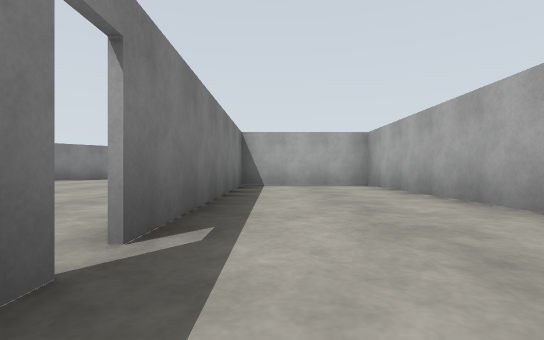
[1] (above)

23 first-person views from a walk through a world built for the Gazebo simulator. The camera is 0.72 m above the floor, looks level and sees 85° across. The floor is counted in squares, 2.5 m on a side. Each view is taken from the middle of a square. On the plan, view 1 faces up. The plan holds only what a view shows up to about 9 squares ahead; the rest is blank. The place goes on beyond the plan.

[2]
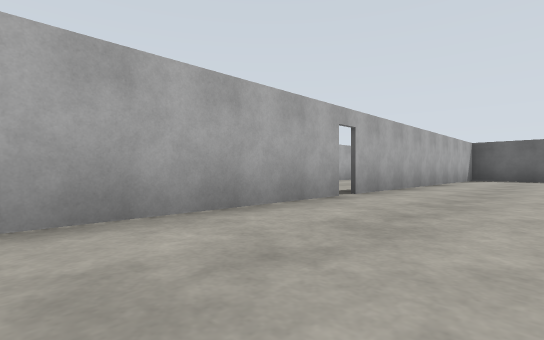

[3]
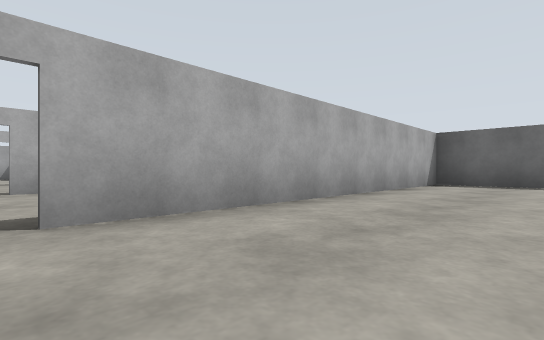

[4]
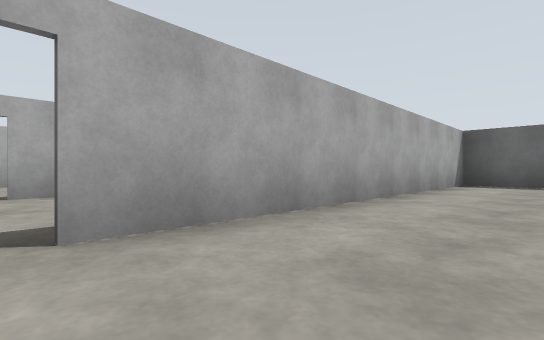

[5]
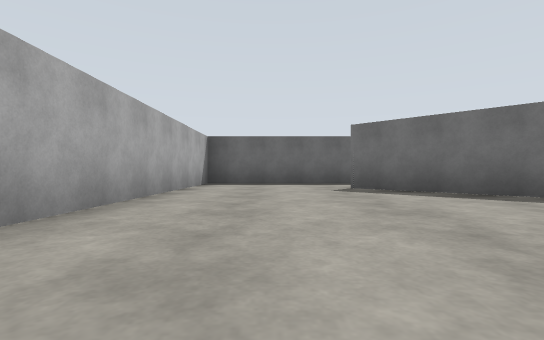

[6]
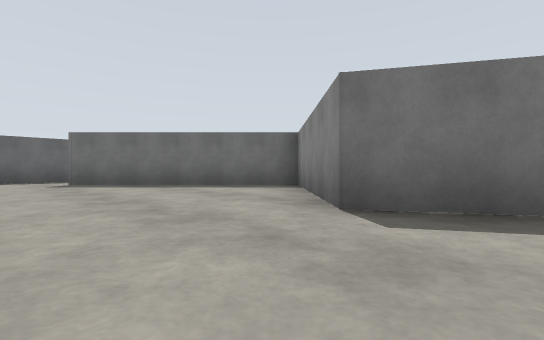

[7]
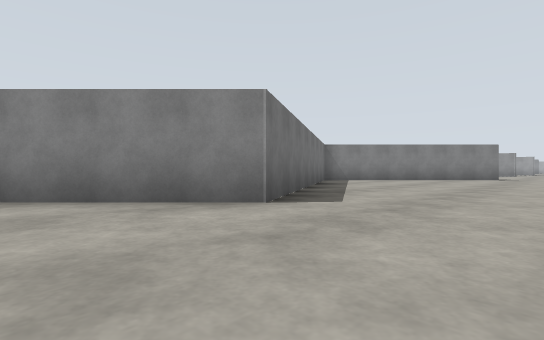

[8]
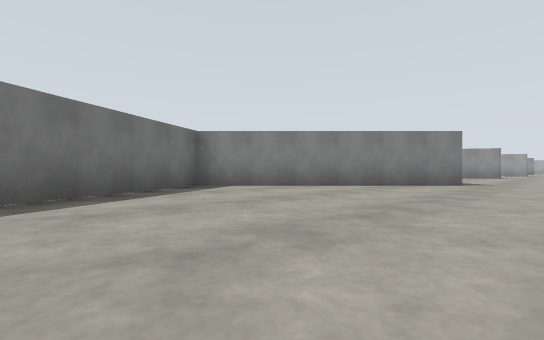

[9]
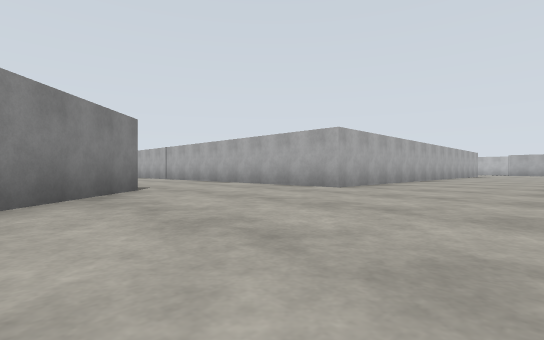

[10]
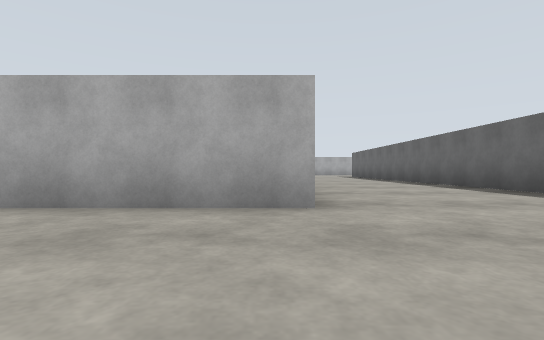

[11]
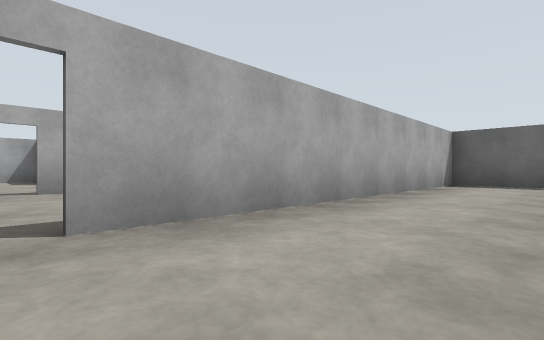

[12]
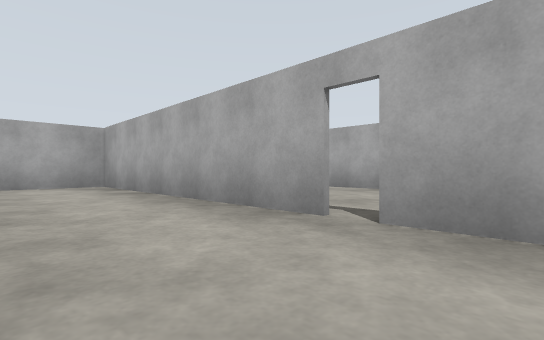

[13]
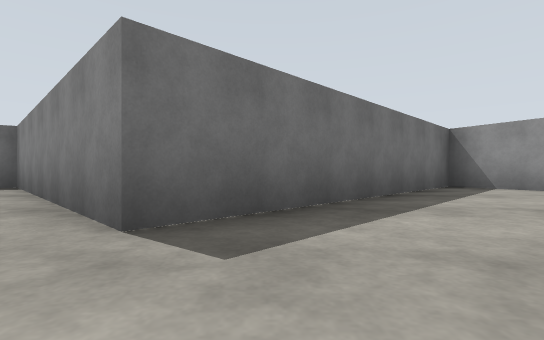

[14]
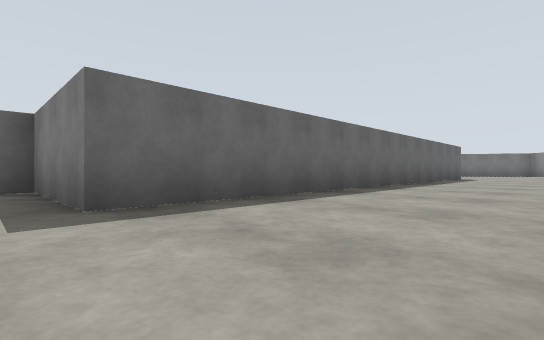

[15]
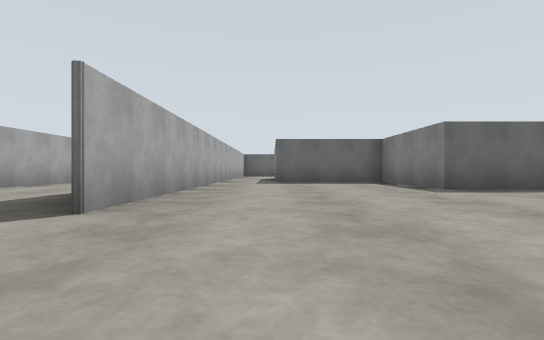

[16]
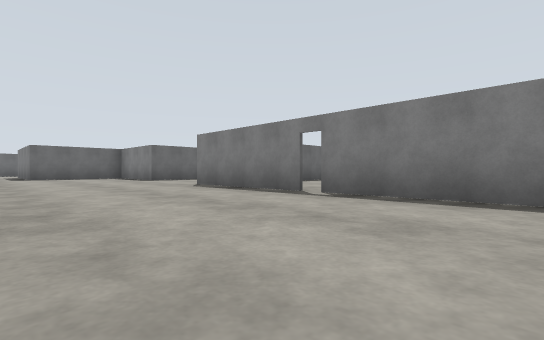

[17]
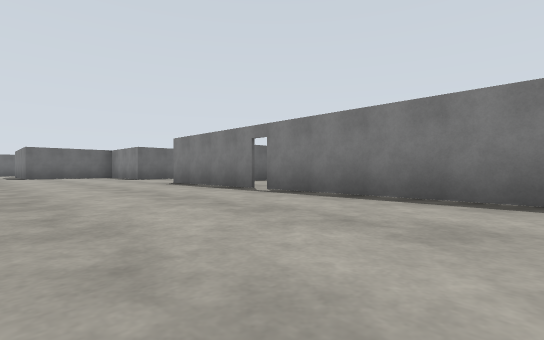

[18]
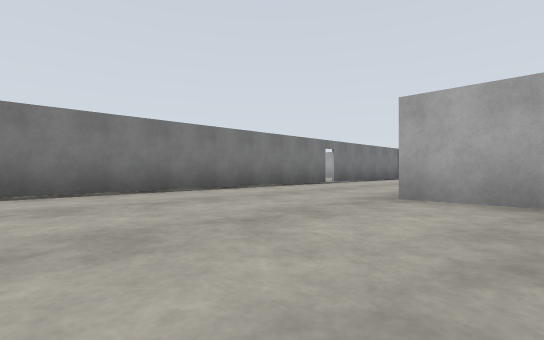

[19]
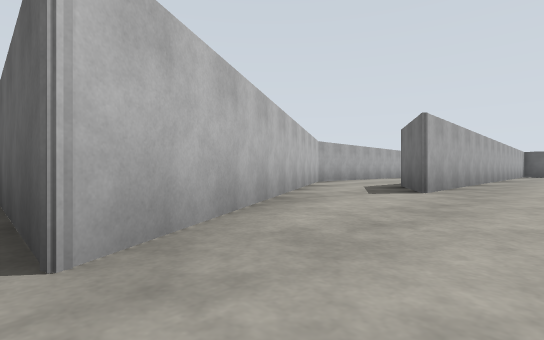

[20]
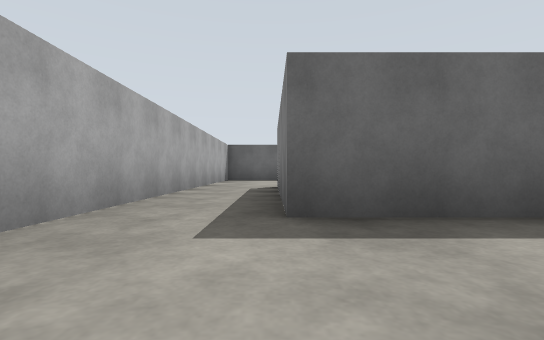

[21]
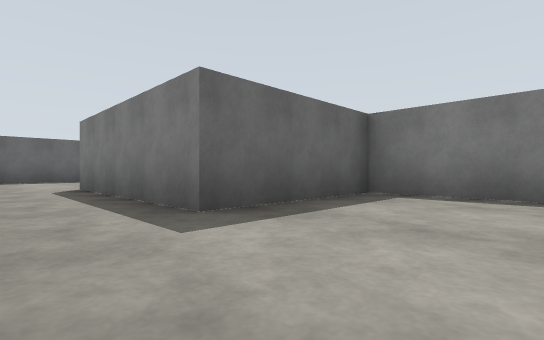

[22]
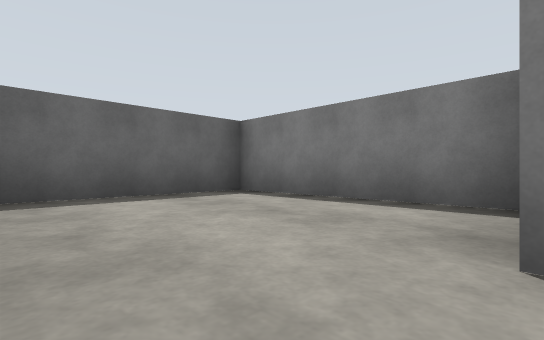

[23]
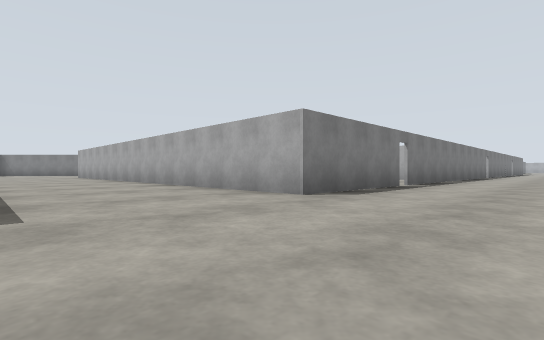

### Floor plan
Ten units are one square. View 1 is at (0, 0); x grows to the right and y downward. Boxes are objects, and circles mark ways between rooms. Rooms are numbered by the first view taken in them; rooms with no view inside come last. Other rooms are left out.
<svg viewBox="-76 -165 226 224">
<path fill="none" stroke="#000" d="M18 -11 18 -56M3 53 20 53M18 54 18 -9M21 -56 -6 -56 -6 -11M-37 53 -6 53 -6 -9M-42 -95 -68 -69 -39 -18 -63 6 -32 37M-60 -147 -71 -141 -34 -103 -42 -95M-6 -87 -6 -145M45 -10 45 -56 21 -56M20 53 45 53 45 -8M99 -114 98 -87 -6 -87M145 -92 130 -119 145 -119M99 -154 99 -117M139 -159 128 -159M132 4 132 -81 141 -67M-4 -56 95 -56 95 -32 119 -32 119 1M103 1 103 34 132 34 132 4"/>
<circle cx="-10" cy="-10" r="3" fill="#2a7"/>
<circle cx="20" cy="-10" r="3" fill="#2a7"/>
<circle cx="-30" cy="-80" r="3" fill="#2a7"/>
<circle cx="-15" cy="-75" r="3" fill="#2a7"/>
<circle cx="-20" cy="-80" r="3" fill="#2a7"/>
<circle cx="130" cy="0" r="3" fill="#2a7"/>
<text x="0" y="0">1</text>
<text x="-30" y="-20">2</text>
<text x="-30" y="-120">3</text>
<text x="30" y="0">4</text>
<text x="90" y="-80">5</text>
<text x="120" y="20">6</text>
</svg>
Room 1 opens to room 2. Room 1 opens to room 4. Room 2 opens to room 3. Room 2 opens to room 5. Room 3 opens to room 5. Room 5 opens to room 6.

Where each view was taken, in squares from view 1:
view 1: 0 up, 0 right, facing up
view 2: 4 up, 0 right, facing down-right
view 3: 1 up, 0 right, facing down-right
view 4: 1 up, 2 left, facing down-right
view 5: 1 up, 2 left, facing down
view 6: 3 up, 2 left, facing down-left
view 7: 0 up, 2 left, facing up-left
view 8: 4 up, 2 left, facing up-left
view 9: 6 up, 5 left, facing up-right
view 10: 9 up, 3 left, facing right
view 11: 1 up, 3 right, facing down-right
view 12: 0 up, 3 right, facing up-right
view 13: 11 up, 2 left, facing left
view 14: 8 up, 10 right, facing down-left
view 15: 10 up, 12 right, facing down
view 16: 14 up, 13 right, facing down-left
view 17: 15 up, 13 right, facing down-left
view 18: 13 up, 14 right, facing up-left
view 19: 12 up, 12 right, facing down-right
view 20: 5 up, 12 right, facing down
view 21: 5 up, 13 right, facing down-left
view 22: 0 up, 13 right, facing down-left
view 23: 6 up, 12 right, facing up-left
